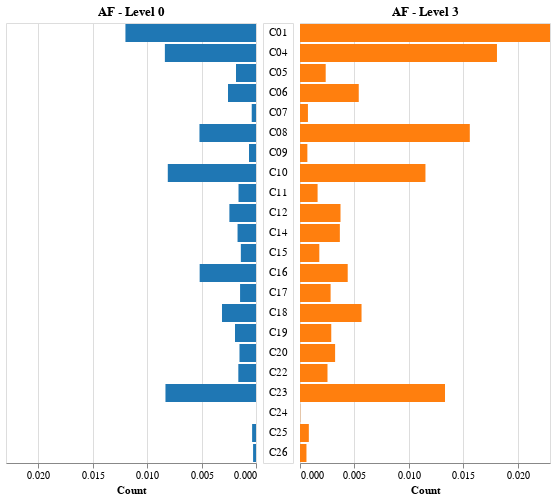

Notebook cell for this chart:
### Code cell
# Filter the original dataframe for level 0 and add a 'filter' column
df_level0 = af_mesh_tree_level_proportions[af_mesh_tree_level_proportions['level'] == 0].copy()
df_level0['filter'] = '0'

# Filter the original dataframe for level 3 and add a 'filter' column
df_level3 = af_mesh_tree_level_proportions[af_mesh_tree_level_proportions['level'] == 1].copy()
df_level3['filter'] = '1'

df = pd.concat([df_level0, df_level3])

# Call the function
chart = create_population_chart(df, '0', '1', 'AF - Level 0', 'AF - Level 3', '#1f77b4', '#ff7f0e')
chart

### Figure 1 — Vega-Lite specification as saved in the notebook (floating-point values rounded to 4 significant figures)
{"config": {"view": {"continuousWidth": 400, "continuousHeight": 300}}, "concat": [{"mark": "bar", "encoding": {"color": {"field": "filter", "legend": null, "scale": {"domain": ["0", "1"], "range": ["#1f77b4", "#ff7f0e"]}, "type": "nominal"}, "x": {"aggregate": "sum", "field": "value", "scale": {"domain": [0, 0.02299]}, "sort": "descending", "title": "Count", "type": "quantitative"}, "y": {"axis": null, "field": "mesh_tree_label", "sort": {"field": "mesh_tree_label_id", "order": "ascending"}, "type": "nominal"}}, "height": {"step": 20}, "title": "AF - Level 0", "transform": [{"filter": "(datum.filter === '0')"}], "width": 250}, {"mark": "text", "encoding": {"text": {"field": "mesh_tree_label_id", "type": "nominal"}, "y": {"axis": null, "field": "mesh_tree_label", "sort": {"field": "mesh_tree_label_id", "order": "ascending"}, "type": "nominal"}}, "height": {"step": 20}, "transform": [{"filter": {"field": "filter", "oneOf": ["0"]}}], "width": 30}, {"mark": "bar", "encoding": {"color": {"field": "filter", "legend": null, "scale": {"domain": ["0", "1"], "range": ["#1f77b4", "#ff7f0e"]}, "type": "nominal"}, "x": {"aggregate": "sum", "field": "value", "scale": {"domain": [0, 0.02299]}, "title": "Count", "type": "quantitative"}, "y": {"axis": null, "field": "mesh_tree_label", "sort": {"field": "mesh_tree_label_id", "order": "ascending"}, "type": "nominal"}}, "height": {"step": 20}, "title": "AF - Level 3", "transform": [{"filter": "(datum.filter === '1')"}], "width": 250}], "data": {"name": "data-2aa6e1281471598e164a8a302fe46381"}, "spacing": 5, "$schema": "https://vega.github.io/schema/vega-lite/v4.17.0.json", "datasets": {"data-2aa6e1281471598e164a8a302fe46381": [{"level": 0, "mesh_tree_label": "Infections", "value": 0.012, "mesh_tree_label_id": "C01", "filter": "0"}, {"level": 0, "mesh_tree_label": "Neoplasms", "value": 0.008378, "mesh_tree_label_id": "C04", "filter": "0"}, {"level": 0, "mesh_tree_label": "Musculoskeletal Diseases", "value": 0.00184, "mesh_tree_label_id": "C05", "filter": "0"}, {"level": 0, "mesh_tree_label": "Digestive System Diseases", "value": 0.002572, "mesh_tree_label_id": "C06", "filter": "0"}, {"level": 0, "mesh_tree_label": "Stomatognathic Diseases", "value": 0.000393, "mesh_tree_label_id": "C07", "filter": "0"}, {"level": 0, "mesh_tree_label": "Respiratory Tract Diseases", "value": 0.005199, "mesh_tree_label_id": "C08", "filter": "0"}, {"level": 0, "mesh_tree_label": "Otorhinolaryngologic Diseases", "value": 0.0006431, "mesh_tree_label_id": "C09", "filter": "0"}, {"level": 0, "mesh_tree_label": "Nervous System Diseases", "value": 0.00811, "mesh_tree_label_id": "C10", "filter": "0"}, {"level": 0, "mesh_tree_label": "Eye Diseases", "value": 0.001608, "mesh_tree_label_id": "C11", "filter": "0"}, {"level": 0, "mesh_tree_label": "Urogenital Diseases", "value": 0.002447, "mesh_tree_label_id": "C12", "filter": "0"}, {"level": 0, "mesh_tree_label": "Cardiovascular Diseases", "value": 0.001697, "mesh_tree_label_id": "C14", "filter": "0"}, {"level": 0, "mesh_tree_label": "Hemic and Lymphatic Diseases", "value": 0.001393, "mesh_tree_label_id": "C15", "filter": "0"}, {"level": 0, "mesh_tree_label": "Congenital, Hereditary, and Neonatal Diseases and Abnormalities", "value": 0.005181, "mesh_tree_label_id": "C16", "filter": "0"}, {"level": 0, "mesh_tree_label": "Skin and Connective Tissue Diseases", "value": 0.001465, "mesh_tree_label_id": "C17", "filter": "0"}, {"level": 0, "mesh_tree_label": "Nutritional and Metabolic Diseases", "value": 0.003126, "mesh_tree_label_id": "C18", "filter": "0"}, {"level": 0, "mesh_tree_label": "Endocrine System Diseases", "value": 0.001929, "mesh_tree_label_id": "C19", "filter": "0"}, {"level": 0, "mesh_tree_label": "Immune System Diseases", "value": 0.001518, "mesh_tree_label_id": "C20", "filter": "0"}, {"level": 0, "mesh_tree_label": "Animal Diseases", "value": 0.001626, "mesh_tree_label_id": "C22", "filter": "0"}, {"level": 0, "mesh_tree_label": "Pathological Conditions, Signs and Symptoms", "value": 0.008325, "mesh_tree_label_id": "C23", "filter": "0"}, {"level": 0, "mesh_tree_label": "Occupational Diseases", "value": 0.0, "mesh_tree_label_id": "C24", "filter": "0"}, {"level": 0, "mesh_tree_label": "Substance-Related Disorders", "value": 0.0003573, "mesh_tree_label_id": "C25", "filter": "0"}, {"level": 0, "mesh_tree_label": "Wounds and Injuries", "value": 0.000268, "mesh_tree_label_id": "C26", "filter": "0"}, {"level": 1, "mesh_tree_label": "Infections", "value": 0.02299, "mesh_tree_label_id": "C01", "filter": "1"}, {"level": 1, "mesh_tree_label": "Neoplasms", "value": 0.01811, "mesh_tree_label_id": "C04", "filter": "1"}, {"level": 1, "mesh_tree_label": "Musculoskeletal Diseases", "value": 0.002363, "mesh_tree_label_id": "C05", "filter": "1"}, {"level": 1, "mesh_tree_label": "Digestive System Diseases", "value": 0.005403, "mesh_tree_label_id": "C06", "filter": "1"}, {"level": 1, "mesh_tree_label": "Stomatognathic Diseases", "value": 0.0007299, "mesh_tree_label_id": "C07", "filter": "1"}, {"level": 1, "mesh_tree_label": "Respiratory Tract Diseases", "value": 0.01561, "mesh_tree_label_id": "C08", "filter": "1"}, {"level": 1, "mesh_tree_label": "Otorhinolaryngologic Diseases", "value": 0.0006772, "mesh_tree_label_id": "C09", "filter": "1"}, {"level": 1, "mesh_tree_label": "Nervous System Diseases", "value": 0.01153, "mesh_tree_label_id": "C10", "filter": "1"}, {"level": 1, "mesh_tree_label": "Eye Diseases", "value": 0.001618, "mesh_tree_label_id": "C11", "filter": "1"}, {"level": 1, "mesh_tree_label": "Urogenital Diseases", "value": 0.003725, "mesh_tree_label_id": "C12", "filter": "1"}, {"level": 1, "mesh_tree_label": "Cardiovascular Diseases", "value": 0.003664, "mesh_tree_label_id": "C14", "filter": "1"}, {"level": 1, "mesh_tree_label": "Hemic and Lymphatic Diseases", "value": 0.001776, "mesh_tree_label_id": "C15", "filter": "1"}, {"level": 1, "mesh_tree_label": "Congenital, Hereditary, and Neonatal Diseases and Abnormalities", "value": 0.004387, "mesh_tree_label_id": "C16", "filter": "1"}, {"level": 1, "mesh_tree_label": "Skin and Connective Tissue Diseases", "value": 0.002814, "mesh_tree_label_id": "C17", "filter": "1"}, {"level": 1, "mesh_tree_label": "Nutritional and Metabolic Diseases", "value": 0.005658, "mesh_tree_label_id": "C18", "filter": "1"}, {"level": 1, "mesh_tree_label": "Endocrine System Diseases", "value": 0.002874, "mesh_tree_label_id": "C19", "filter": "1"}, {"level": 1, "mesh_tree_label": "Immune System Diseases", "value": 0.003228, "mesh_tree_label_id": "C20", "filter": "1"}, {"level": 1, "mesh_tree_label": "Animal Diseases", "value": 0.002528, "mesh_tree_label_id": "C22", "filter": "1"}, {"level": 1, "mesh_tree_label": "Pathological Conditions, Signs and Symptoms", "value": 0.01333, "mesh_tree_label_id": "C23", "filter": "1"}, {"level": 1, "mesh_tree_label": "Occupational Diseases", "value": 2.257e-05, "mesh_tree_label_id": "C24", "filter": "1"}, {"level": 1, "mesh_tree_label": "Substance-Related Disorders", "value": 0.0008126, "mesh_tree_label_id": "C25", "filter": "1"}, {"level": 1, "mesh_tree_label": "Wounds and Injuries", "value": 0.0005944, "mesh_tree_label_id": "C26", "filter": "1"}]}}
